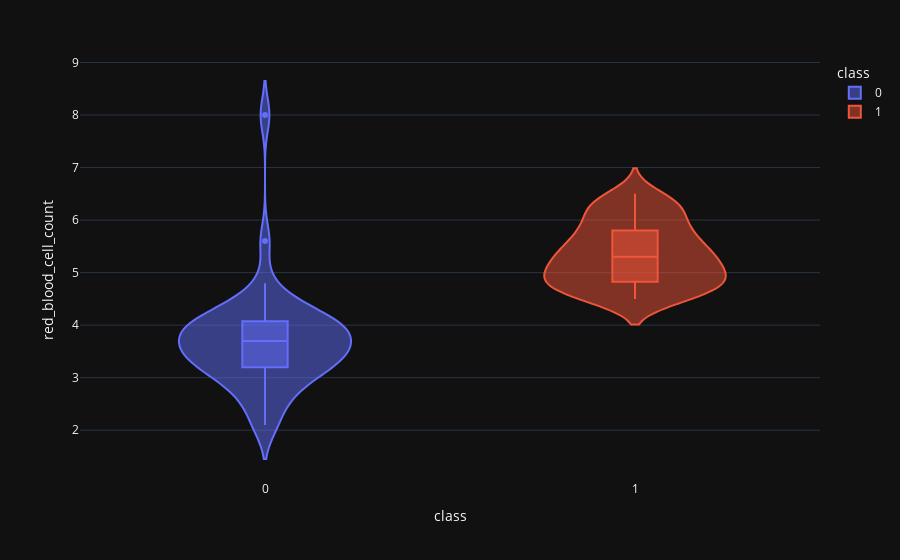

Notebook code cell kept with this figure:
### Code cell
violin('red_blood_cell_count')

### Figure 1 — Plotly figure (JSON) as saved in the notebook; plotly's stock layout.template omitted (floating-point values rounded to 4 significant figures)
{"data": [{"alignmentgroup": "True", "box": {"visible": true}, "hovertemplate": "class=%{x}<br>red_blood_cell_count=%{y}<extra></extra>", "legendgroup": "0", "marker": {"color": "#636efa"}, "name": "0", "offsetgroup": "0", "orientation": "v", "scalegroup": "True", "showlegend": true, "type": "violin", "x": [0, 0, 0, 0, 0, 0, 0, 0, 0, 0, 0, 0, 0, 0, 0, 0, 0, 0, 0, 0, 0, 0, 0, 0, 0, 0, 0, 0, 0, 0, 0, 0, 0, 0, 0, 0, 0, 0, 0, 0, 0, 0, 0], "x0": " ", "xaxis": "x", "y": [3.9, 3.7, 3.8, 2.6, 3.2, 3.4, 4.1, 3.5, 4.3, 3.2, 3.4, 4, 2.1, 4.2, 5.6, 3.6, 3.2, 4.3, 2.9, 2.7, 8, 4.1, 3, 2.9, 3.9, 4.3, 3.1, 3.9, 3.7, 3.4, 4.8, 3.5, 3.9, 3.9, 3.4, 3.7, 4.5, 3.4, 3.8, 3.3, 2.5, 4.1, 2.1], "y0": " ", "yaxis": "y"}, {"alignmentgroup": "True", "box": {"visible": true}, "hovertemplate": "class=%{x}<br>red_blood_cell_count=%{y}<extra></extra>", "legendgroup": "1", "marker": {"color": "#EF553B"}, "name": "1", "offsetgroup": "1", "orientation": "v", "scalegroup": "True", "showlegend": true, "type": "violin", "x": [1, 1, 1, 1, 1, 1, 1, 1, 1, 1, 1, 1, 1, 1, 1, 1, 1, 1, 1, 1, 1, 1, 1, 1, 1, 1, 1, 1, 1, 1, 1, 1, 1, 1, 1, 1, 1, 1, 1, 1, 1, 1, 1, 1, 1, 1, 1, 1, 1, 1, 1, 1, 1, 1, 1, 1, 1, 1, 1, 1, 1, 1, 1, 1, 1, 1, 1, 1, 1, 1, 1, 1, 1, 1, 1, 1, 1, 1, 1, 1, 1, 1, 1, 1, 1, 1, 1, 1, 1, 1, 1, 1, 1, 1, 1, 1, 1, 1, 1, 1, 1, 1, 1, 1, 1, 1, 1, 1, 1, 1, 1, 1, 1, 1, 1], "x0": " ", "xaxis": "x", "y": [4.5, 5, 4.7, 6.2, 5.2, 6.3, 5.1, 5.8, 5.5, 5.2, 5.3, 4.9, 5.4, 5.2, 4.5, 5, 5.3, 4.8, 5.3, 5, 4.5, 5.5, 4.6, 4.8, 6.4, 5.6, 6, 4.8, 6, 5.9, 6, 5.3, 5.7, 5, 5.9, 4.9, 4.7, 5, 4.5, 5.2, 5.7, 4.5, 4.9, 5.4, 5.6, 4.8, 4.7, 4.9, 5.3, 6.2, 4.8, 4.5, 6.5, 5.2, 5.8, 5.1, 4.5, 5.5, 5.6, 6.2, 4.5, 4.9, 5.9, 4.7, 6.3, 5.7, 4.7, 6.4, 5.5, 6.4, 4.7, 5.2, 4.5, 5.1, 4.6, 6.1, 4.9, 5.6, 4.5, 6.2, 5.8, 4.8, 4.7, 5.3, 6.1, 5.9, 4.8, 5.4, 5, 5.5, 4.9, 6.4, 5.6, 5.2, 4.8, 5.7, 4.9, 6.5, 5, 4.5, 5.1, 6.5, 5.2, 6.4, 5.8, 5.3, 6.3, 5.5, 5.4, 4.6, 4.9, 6.2, 5.4, 5.9, 6.1], "y0": " ", "yaxis": "y"}], "layout": {"legend": {"title": {"text": "class"}, "tracegroupgap": 0}, "margin": {"t": 60}, "violinmode": "overlay", "xaxis": {"anchor": "y", "categoryarray": [0, 1], "categoryorder": "array", "domain": [0, 1], "title": {"text": "class"}}, "yaxis": {"anchor": "x", "domain": [0, 1], "title": {"text": "red_blood_cell_count"}}}}
